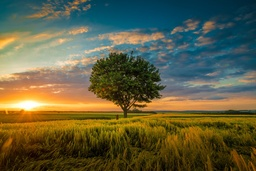
#> input picture img/test_min.jpg, 256 x 171 px, shrunk from 1000 x 667 before the run
$ python main.py   (older library calls are emulated)
#> lines starting #> are read from the running program, lines starting #| are printed output that depends on the picture
### src/cfa_simulation.py
import numpy as np
import skimage as sk


# [31 lines left out: function simulate_cfa, not called in this run]


def simulate_cfa_3d(input_img, cfa_pattern='GRBG'):
    """
    Simulates the CFA (Color Filter Array) pattern on the input image

    :param input_img: Original image
    :param cfa_pattern: Pattern of the CFA
    :return: Image with simulated CFA
    """
    if len(input_img) < 1:
        print("Err: Empty image sent to the simulate_cfa func!")
        return 0

    # gray_img = sk.color.rgb2gray(input_img)

    cfa_raw = np.zeros_like(input_img)

    if cfa_pattern == 'GRBG':
        cfa_raw[::2, ::2, 1] = input_img[::2, ::2, 1]  # Green
        cfa_raw[::2, 1::2, 0] = input_img[::2, 1::2, 0]  # Red
        cfa_raw[1::2, ::2, 2] = input_img[1::2, ::2, 2]  # Blue
        cfa_raw[1::2, 1::2, 1] = input_img[1::2, 1::2, 1]  # Green
    elif cfa_pattern == 'RGGB':
        cfa_raw[::2, ::2, 0] = input_img[::2, ::2, 0]  # Red
        cfa_raw[1::2, ::2, 1] = input_img[1::2, ::2, 1]  # Green
        cfa_raw[::2, 1::2, 1] = input_img[::2, 1::2, 1]  # Green
        cfa_raw[1::2, 1::2, 2] = input_img[1::2, 1::2, 2]  # Blue
    else:
        print("Err: Unsupported CFA pattern!")
        raise ValueError("Unsupported CFA pattern")

    return cfa_raw

### src/demosaicing.py
import numpy as np

import src.interpolation as interp
from src.convolution import convolve_img, normalize_image
from src.extractions import extract_red, extract_green, extract_blue
from src.utilities import print_channels_data


def demosaic_bayer_interp(img) -> np.ndarray:
    """
    Demosaic the image using bi-linear interpolation
    :param img: Image to demosaic -> ndarray[H, W, 3]
    :return: Demosaiced image -> ndarray[H, W, 3]
    """
    # Separate color channels
    if len(img.shape) == 2 or (len(img.shape) == 3 and img.shape[2] == 1):
        red = extract_red(img)
        green = extract_green(img)
        blue = extract_blue(img)
    elif len(img.shape) == 3 and img.shape[2] == 3:
        red = img[:, :, 0]
        green = img[:, :, 1]
        blue = img[:, :, 2]
    else:
        print("Err: Wrong image format!" + "\n" +
              "Image type: " + str(type(img)) + "\n" +
              "Image shape: " + str(img.shape))
        return img

    # Interpolate channels
    red = interp.interpolate_red(red)
    green = interp.interpolate_green(green)
    blue = interp.interpolate_blue(blue)

    print_channels_data(red, green, blue)  # Print data about the channels

    result_img = np.dstack([red, green, blue])  # Merge channels
    print("Result image: " + str(result_img.shape))  # Print data about the result image

    return result_img


def demosaic_bayer_conv(img, kernel):
    """
    Demosaic the image using convolution
    :param img: Image to demosaic -> ndarray[H, W, 3], ndarray[H, W]
    :param kernel: Kernel array for convolution
    :return: Demosaiced image -> ndarray[H, W, 3]
    """
    result_img = convolve_img(img=img, kernel=kernel)

    # Normalize values to the valid range (0-255)
    result_img = normalize_image(result_img)

    return result_img

### src/interpolation.py
import matplotlib.pyplot as plt
import numpy as np


# [18 lines left out: function interpolate_img, not called in this run]


def interpolate_row(row, data_start=0, data_step=2):
    data = row[data_start::data_step]

    result = np.interp(range(len(row)), range(len(row))[data_start::data_step], data)
    return result


def interpolate_red(red):
    for row_r in range(len(red)):
        if row_r % 2 == 0:
            red[row_r] = interpolate_row(red[row_r], data_start=1, data_step=2)

    red = np.transpose(red)

    for col_r in range(len(red)):
        red[col_r] = interpolate_row(red[col_r], data_start=0, data_step=2)

    return np.transpose(red)


def interpolate_green(green):
    for row_g in range(len(green)):
        if row_g % 2 == 0:
            green[row_g] = interpolate_row(green[row_g], data_start=0, data_step=2)
        else:
            green[row_g] = interpolate_row(green[row_g], data_start=1, data_step=2)

    green = np.transpose(green)

    for col_g in range(len(green)):
        green[col_g] = interpolate_row(green[col_g], data_start=0, data_step=2)

    green = np.transpose(green)
    return green


def interpolate_blue(blue):
    for row_b in range(len(blue)):
        if row_b % 2 == 1:
            blue[row_b] = interpolate_row(blue[row_b], data_start=0, data_step=2)

    blue = np.transpose(blue)

    for col_b in range(len(blue)):
        blue[col_b] = interpolate_row(blue[col_b], data_start=1, data_step=2)

    return np.transpose(blue)

### src/convolution.py
import matplotlib.pyplot as plt
import numpy as np
import skimage as sk


def convolve_img(img, kernel, padding=0):
    """
    Apply padding onto an image and convolve it with a given kernel.
    :param img: image to be convolved
    :param kernel: kernel to be convolved
    :param padding: padding to be applied
    :return: convolved image
    """
    result = np.zeros_like(img)
    krn_height, krn_width = kernel.shape
    padding_height, padding_width = krn_height // 2, krn_width // 2

    if len(img.shape) == 2: # Convolution for 2D images (grayscale)
        padded_image = np.pad(img, ((padding_height, padding_height), (padding_width, padding_width)), mode='constant', constant_values=padding)

        for i in range(result.shape[0]):
            for j in range(result.shape[1]):
                result[i, j] = np.sum(padded_image[i:i+krn_height, j:j+krn_width] * kernel)

    elif len(img.shape) == 3: # Convolution for 3D images (color)
        for channel in range(result.shape[2]):
            channel_kernel = kernel
            if channel == 1 and np.max(img[:, :, channel]) > 1:
                channel_kernel = kernel / 2

            padded_channel = np.pad(img[:, :, channel], ((padding_height, padding_height), (padding_width, padding_width)), mode='constant', constant_values=padding)
            for i in range(result.shape[0]):
                for j in range(result.shape[1]):
                    result[i, j, channel] = np.clip(np.sum(padded_channel[i:i+krn_height, j:j+krn_width] * channel_kernel), 0, 255)

    else:
        print("Err: Wrong image format!" + "\n" +
              "Image type: " + str(type(img)) + "\n" +
              "Image shape: " + str(img.shape))
        return img

    return result


def normalize_image(img):
    if len(img.shape) == 2:
        min_val = np.min(img)
        max_val = np.max(img)
        if max_val > 1:  # integers
            return ((img - min_val) / (max_val - min_val) * 255).astype(np.uint8)
        else:  # floats
            return ((img - min_val) / (max_val - min_val)).astype(np.float32)
    elif len(img.shape) == 3:
        for channel in range(img.shape[2]):
            min_val = np.min(img[:, :, channel])
            max_val = np.max(img[:, :, channel])
            if max_val > 1:  # integers
                img[:, :, channel] = ((img[:, :, channel] - min_val) / (max_val - min_val) * 255).astype(np.uint8)
            else:  # floats
                img[:, :, channel] = ((img[:, :, channel] - min_val) / (max_val - min_val)).astype(np.float32)

        return img
    else:
        print("Err: Wrong image format!" + "\n" +
              "Image type: " + str(type(img)) + "\n" +
              "Image shape: " + str(img.shape))
        return img

### src/utilities.py
import numpy as np
import skimage as sk


kernelBilinear3x3 = np.array([[0.25, 0.5, 0.25],
                       [0.5, 1, 0.5],
                       [0.25, 0.5, 0.25]], dtype='float64')


def print_channels_data(r, g, b):
    """
    Print data about the channels
    :param r: Red channel
    :param g: Green channel
    :param b: Blue channel
    :return: none
    """
    print("Red channel: " + str(r.shape))
    print("Red min: " + str(np.min(r)))
    print("Red max: " + str(np.max(r)))
    print("Green channel: " + str(g.shape))
    print("Green min: " + str(np.min(g)))
    print("Green max: " + str(np.max(g)))
    print("Blue channel: " + str(b.shape))
    print("Blue min: " + str(np.min(b)))
    print("Blue max: " + str(np.max(b)))


def compare_with_original(original, compare):
    """
    Calculates PSNR between two images
    :param original: Original image
    :param compare: Image to compare
    :return: PSNR and SSIM value
    """
    # Check if images are not empty
    if len(original) < 1 or len(compare) < 1:
        print("Err: Empty image sent to the PSNR func!")
        return 0

    # Convert from gray-scale to RGB if needed
    if len(original.shape) == 2:
        original = sk.color.gray2rgb(original)
    if len(compare.shape) == 2:
        reconstructed = sk.color.gray2rgb(compare)

    # Check if images have the same shape
    if original.shape < compare.shape:
        print("Err: Original image can't be lower res than compare image!")
        return 0
    elif original.shape > compare.shape:
        original = sk.transform.resize(original, compare.shape)

    # Calculate PSNR and SSIM
    if np.max(original) > 1:
        psnr = sk.metrics.peak_signal_noise_ratio(original, compare, data_range=255)
        ssim = sk.metrics.structural_similarity(original, compare, multichannel=True, channel_axis=2, data_range=255)
    else:
        psnr = sk.metrics.peak_signal_noise_ratio(original, compare, data_range=1)
        ssim = sk.metrics.structural_similarity(original, compare, multichannel=True, channel_axis=2, data_range=1)

    return psnr, ssim


def invert(x):
    return np.sin(np.power(x, -1))


def signum(x):
    return np.sign(np.sin(8*x))


# [109 lines left out: functions find_closest_indexes, find_closest, not called in this run]

### main.py
import numpy as np
from matplotlib import pyplot as plt
from matplotlib.colors import LinearSegmentedColormap
import skimage as sk
from src.utilities import compare_with_original, kernelBilinear3x3
from src.cfa_simulation import simulate_cfa, simulate_cfa_3d
from src.demosaicing import demosaic_bayer_interp, demosaic_bayer_conv
#import cv2


if __name__ == '__main__':
    """
    SHORT MANUAL
    # Load an image (ex. with skimage.io.imread)
    # Simulate CFA filter using simulate_cfa (grayscale) or simulate_cfa_3d (color)
    # Choose kernel from src.utilities or create your own (for convolution)
    # Demosaic an image with functions from demosaicing.py file
    """

    """ DEMOSAICING - INTERPOLATION """

    # Load an image (ex. with skimage.io.imread)
    image = sk.io.imread("img/test_min.jpg")
#> image is the input picture: shape (171, 256, 3); mean R, G, B 96.8, 95, 66.1
    image = image[:, :, :3]  # Remove alpha channel if exists

    image_test = [[255, 255, 255, 255, 255, 255, 255, 255, 255],
                  [255, 255, 255, 255, 128, 255, 255, 255, 255],
                  [255, 255, 255, 48 , 64 , 48 , 255, 255, 255],
                  [255, 255, 48 , 32 , 0  , 32 , 48 , 255, 255],
                  [255, 128, 64 , 0  , 0  , 0  , 64 , 128, 255],
                  [255, 255, 48 , 32 , 0  , 32 , 48 , 255, 255],
                  [255, 255, 255, 48 , 64 , 48 , 255, 255, 255],
                  [255, 255, 255, 255, 128, 255, 255, 255, 255],
                  [255, 255, 255, 255, 255, 255, 255, 255, 255]]

    # Save original image for later comparisons
    # original_img = image

    # Simulate CFA filter using simulate_cfa (grayscale) or simulate_cfa_3d (color)
    image_interp = simulate_cfa_3d(image)

    # Demosaic an image using functions from demosaicing.py file
    image_interp = demosaic_bayer_interp(image_interp)
#> after the loop in interpolate_red, `for row_r in range(len(red)):`:
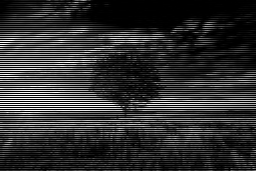
#> red: shape (171, 256); min 0, max 255, mean 48.5
#> after the loop in interpolate_red, `for col_r in range(len(red)):`:
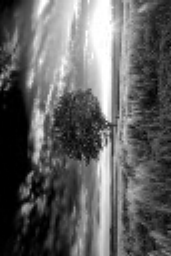
#> red: shape (256, 171); min 0, max 255, mean 96.6
#> after the loop in interpolate_green, `for col_g in range(len(green)):`:
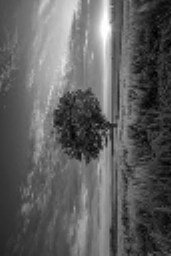
#> green: shape (256, 171); min 0, max 255, mean 94.7
#> after the loop in interpolate_blue, `for row_b in range(len(blue)):`:
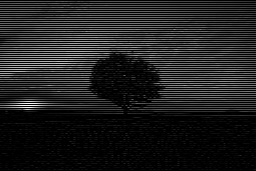
#> blue: shape (171, 256); min 0, max 255, mean 32.9
#> after the loop in interpolate_blue, `for col_b in range(len(blue)):`:
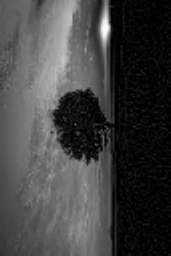
#> blue: shape (256, 171); min 0, max 255, mean 65.8
#| Red channel: (171, 256)
#| Red min: 0
#| Red max: 255
#| Green channel: (171, 256)
#| Green min: 0
#| Green max: 255
#| Blue channel: (171, 256)
#| Blue min: 0
#| Blue max: 255
#| Result image: (171, 256, 3)

    print("Interpolation done.\n")

    """ DEMOSAICING - CONVOLUTION """

    image_conv = simulate_cfa_3d(image)  # Simulate CFA

    # Demosaicing kernel (e.g., bi-linear) (from src.utilities)
    kernel = kernelBilinear3x3
    kernel /= np.sum(kernel)

    kernel_d = np.array([[1, 1], [1, 1]]).astype('float64')

    # Perform demosaicing
    final_conv_img = demosaic_bayer_conv(image_conv, kernel)
#> after the loop in convolve_img, `for channel in range(result.shape[2]):`:
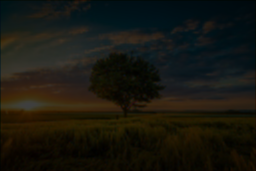
#> result: shape (171, 256, 3); mean R, G, B 23.7, 23.2, 16
    final_conv_img_d = demosaic_bayer_conv(image_conv, kernel_d)
#> call 2 of convolve_img, with kernel = array of shape (2, 2), padding = 0
#> after the loop in convolve_img (call 2), `for channel in range(result.shape[2]):`:
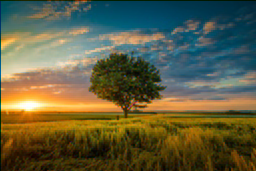
#> result: shape (171, 256, 3); mean R, G, B 96.4, 94.5, 65.8

    print("Convolution done.")

    # Read demosaiced images from files to save time
    #final_conv_img = sk.io.imread("img/saved/Demosaicing/conv_demosaic_bilinear_min.jpg")
    #final_conv_img_d = sk.io.imread("img/saved/Demosaicing/conv_demosaic_midkernel_min.jpg")

    #COMPARE DIFFERENT DEMOSAICING TECHNIQUES

    full_res_img = sk.io.imread("img/test_min.jpg")
    # full_res_img = sk.transform.resize(full_res_img, (len(image_conv), len(image_conv[0])))


    print("Interpolation MSE: " + str(np.round(sk.metrics.mean_squared_error(full_res_img, image_interp), 4)) + "\n" +
          "Convolution (bi-linear) MSE: " + str(np.round(sk.metrics.mean_squared_error(full_res_img, final_conv_img), 4)) + "\n" +
          "Convolution (averaging) MSE: " + str(np.round(sk.metrics.mean_squared_error(full_res_img, final_conv_img_d), 4)))
#| Interpolation MSE: 69.6203
#| Convolution (bi-linear) MSE: 77.9945
#| Convolution (averaging) MSE: 178.0098

    interp_compare = np.round(compare_with_original(full_res_img, image_interp), 4)
#> in compare_with_original, `psnr = sk.metrics.peak_signal_noise_ratio(original, compare, data_rang..`: psnr = 29.7
#> in compare_with_original, `ssim = sk.metrics.structural_similarity(original, compare, multichanne..`: ssim = 0.86
#> interp_compare = [29.7, 0.86]
    conv_compare = np.round(compare_with_original(full_res_img, final_conv_img), 4)
#> conv_compare = [29.21, 0.862]
    conv_compare_d = np.round(compare_with_original(full_res_img, final_conv_img_d), 4)
#> conv_compare_d = [25.63, 0.795]

    print("Interpolation PSNR: " + str(interp_compare[0]) + "\n" +
          "Convolution (bi-linear) PSNR: " + str(conv_compare[0]) + "\n" +
          "Convolution (averaging) PSNR: " + str(conv_compare_d[0]))
#| Interpolation PSNR: 29.7034
#| Convolution (bi-linear) PSNR: 29.2102
#| Convolution (averaging) PSNR: 25.6264

    print("Interpolation SSIM: " + str(interp_compare[1]) + "\n" +
          "Convolution (bi-linear) SSIM: " + str(conv_compare[1]) + "\n" +
          "Convolution (averaging) SSIM: " + str(conv_compare_d[1]))
#| Interpolation SSIM: 0.8604
#| Convolution (bi-linear) SSIM: 0.8618
#| Convolution (averaging) SSIM: 0.7948


    """ COMPARE INTERPOLATION AND CONVOLUTION
    sim_interp_img = simulate_cfa_3d(image_interp)  # Simulate CFA
    sim_conv_img = simulate_cfa_3d(final_conv_img)  # Simulate CFA

    interp_mse = sk.metrics.mean_squared_error(image_conv, sim_interp_img)
    conv_mse = sk.metrics.mean_squared_error(image_conv, sim_conv_img)

    print("Interpolation MSE: " + str(interp_mse))
    print("Convolution MSE: " + str(conv_mse))

    """

    """ PLOTTING """

    # Custom color-maps for plotting the channels
    reds = np.array([(0, 0, 0), (1, 0, 0)])
    greens = np.array([(0, 0, 0), (0, 1, 0)])
    blues = np.array([(0, 0, 0), (0, 0, 1)])
    cm_r = LinearSegmentedColormap.from_list('red', reds, N=20)
    cm_g = LinearSegmentedColormap.from_list('green', greens, N=20)
    cm_b = LinearSegmentedColormap.from_list('blue', blues, N=20)


    # Plotting the channels
    _, ax = plt.subplots(2, 2, figsize=(14, 10), gridspec_kw={'left': 0.03, 'right': 0.97, 'top': 0.96, 'bottom': 0.04, 'wspace': 0.11, 'hspace': 0.2})

    ax[0][0].imshow(image_interp)  # Demosaiced image
    ax[0][0].set_title('Demosaiced image')
    ax[0][1].imshow(image_interp[:, :, 0], cmap=cm_r)  # Red channel
    ax[0][1].set_title('Red channel')
    ax[1][0].imshow(image_interp[:, :, 1], cmap=cm_g)  # Green channel
    ax[1][0].set_title('Green channel')
    ax[1][1].imshow(image_interp[:, :, 2], cmap=cm_b)  # Blue channel
    ax[1][1].set_title('Blue channel')
    """
    # Plotting comparison between original and interpolation
    _, ax2 = plt.subplots(1, 2, figsize=(12, 6), gridspec_kw={'left': 0.03, 'right': 0.97, 'wspace': 0.11})

    ax2[0].imshow(image_conv)
    ax2[0].set_title('Original Bayer Image')
    ax2[1].imshow(image_interp)
    ax2[1].set_title('Demosaiced Image (Interpolation)')

    # Plotting comparison between original and convolution
    _, ax3 = plt.subplots(1, 2, figsize=(12, 6), gridspec_kw={'left': 0.03, 'right': 0.97, 'wspace': 0.11})

    ax3[0].imshow(image_conv)
    ax3[0].set_title('Original Bayer Image')
    ax3[1].imshow(final_conv_img)
    ax3[1].set_title('Demosaiced Image (Convolution)')
    """

    # Plotting comparison between convolution and interpolation
    _, ax4 = plt.subplots(1, 2, figsize=(12, 6), gridspec_kw={'left': 0.03, 'right': 0.97, 'wspace': 0.11})

    ax4[0].imshow(image_interp)
    ax4[0].set_title('Demosaiced Image (Interpolation)')
    ax4[1].imshow(final_conv_img)
    ax4[1].set_title('Demosaiced Image (Convolution)')

    ax4[0].imshow(final_conv_img)
    ax4[0].set_title('Demosaiced Image (bi-linear)')
    ax4[1].imshow(final_conv_img_d)
    ax4[1].set_title('Demosaiced Image (averaging)')

    """__________EDGE DETECTION___________

    A = np.array([[0, 0, 0, 0, 0, 0, 0, 0, 0, 0, 0, 0],
                  [0, 0, 0, 0, 0, 0, 0, 0, 0, 0, 0, 0],
                  [0, 0, 0, 0, 0, 0, 0, 0, 0, 0, 0, 0],
                  [0, 0, 0, 1, 1, 1, 1, 1, 1, 0, 0, 0],
                  [0, 0, 0, 1, 1, 1, 1, 1, 1, 0, 0, 0],
                  [0, 0, 0, 1, 1, 1, 1, 1, 1, 0, 0, 0],
                  [0, 0, 0, 1, 1, 1, 1, 1, 1, 0, 0, 0],
                  [0, 0, 0, 1, 1, 1, 1, 1, 1, 0, 0, 0],
                  [0, 0, 0, 1, 1, 1, 1, 1, 1, 0, 0, 0],
                  [0, 0, 0, 0, 0, 0, 0, 0, 0, 0, 0, 0],
                  [0, 0, 0, 0, 0, 0, 0, 0, 0, 0, 0, 0],
                  [0, 0, 0, 0, 0, 0, 0, 0, 0, 0, 0, 0]])

    # CONVOLUTION KERNELS
    kernel_edge = np.array([[0, 1, 0],
                            [1, -4, 1],
                            [0, 1, 0]])
    kernel_sobel_x = np.array([[1, 0, -1],
                               [2, 0, -2],
                               [1, 0, -1]], dtype='float64')
    kernel_sobel_y = np.array([[1, 2, 1],
                               [0, 0, 0],
                               [-1, -2, -1]], dtype='float64')
    kernel_mid = (np.array([[1, 1, 1],
                           [1, 1, 1],
                           [1, 1, 1]]) / 9).astype('float64')
    kernel_gauss = np.array([[1, 2, 1],
                           [2, 4, 2],
                           [1, 2, 1]], dtype='float64')
    kernel_gauss /= np.sum(kernel_gauss)
    kernel_gauss_5x5 = np.array([[1, 4, 6, 4, 1],
                                [4, 16, 24, 16, 4],
                                [6, 24, 36, 24, 6],
                                [4, 16, 24, 16, 4],
                                [1, 4, 6, 4, 1]], dtype='float64')
    kernel_gauss_5x5 /= np.sum(kernel_gauss_5x5)
    kernel_sharp = np.array([[0, -1, 0],
                            [-1, 5, -1],
                            [0, -1, 0]])

    nyc_test_img = sk.io.imread("img/edge_test_nyc.png")[:, :, :3]

    grayscale_conv_int = np.array(sk.color.rgb2gray(nyc_test_img) * 255, dtype='uint8')
    grayscale_conv_float = sk.color.rgb2gray(nyc_test_img)

    # Sobel edge detection (X and Y)
    sobel_x_img = np.asarray(convolve2d(np.asarray(grayscale_conv_int).astype('float64') / 255, kernel_sobel_x)).astype(np.float64)
    sobel_y_img = np.asarray(convolve2d(np.asarray(grayscale_conv_int).astype('float64') / 255, kernel_sobel_y)).astype(np.float64)

    # Sobel filter (detector (X + Y))
    fake_sobel = sobel_x_img + sobel_y_img
    fake_sobel /= np.max(fake_sobel)
    fake_sobel = np.clip(fake_sobel, 0, 1)

    # Sobel-Feldman filter
    sobel_edge_img = np.asarray(np.sqrt(sobel_x_img * sobel_x_img + sobel_y_img * sobel_y_img)).astype('float64')
    if np.max(sobel_edge_img) > 1:
        sobel_edge_img /= np.max(sobel_edge_img)


    not_clipped = convolve2d(nyc_test_img, kernel_edge)
    clipped = np.clip(not_clipped, 0, 255)
    clipped_uint8 = clipped.astype(np.uint8)

    ax4[0].imshow(sobel_edge_img, cmap='gray')
    ax4[0].set_title('Edge detection (Sobel filter)')
    ax4[1].imshow(np.clip(convolve2d(grayscale_conv_float, kernel_edge)*3, 0, 1), cmap='gray')
    ax4[1].set_title('Edge detection (Laplace filter (amplified x3)')

    # DISPLAY BASIC EDGE DETECTION (LAPLACE FILTER) WITH CHANNELS
    _, ax5 = plt.subplots(2, 2, figsize=(14, 10), gridspec_kw={'left': 0.03, 'right': 0.97, 'top': 0.96, 'bottom': 0.04, 'wspace': 0.11, 'hspace': 0.2})

    ax5[0][0].imshow(not_clipped)
    ax5[0][0].set_title('Edge detection (bi-linear)')
    ax5[0][1].imshow(not_clipped[:, :, 0], cmap=cm_r)
    ax5[0][1].set_title('Red channel')
    ax5[1][0].imshow(not_clipped[:, :, 1], cmap=cm_g)
    ax5[1][0].set_title('Green channel')
    ax5[1][1].imshow(not_clipped[:, :, 2], cmap=cm_b)
    ax5[1][1].set_title('Blue channel')

    # Save images
    # sk.io.imsave("img/saved/interp_demosaic_min_defects.jpg", np.ndarray.astype(image_interp[400:630, 65:500, :], np.uint8))
    # sk.io.imsave("img/saved/conv_demosaic_bilinear_min_defects.jpg", np.ndarray.astype(final_conv_img[400:630, 65:500, :], np.uint8))
    # sk.io.imsave("img/saved/conv_demosaic_midkernel_min_defects.jpg", np.ndarray.astype(final_conv_img_d[400:630, 65:500, :], np.uint8))

    """

#> (the run stopped early here; a loop or call above may not have finished)
